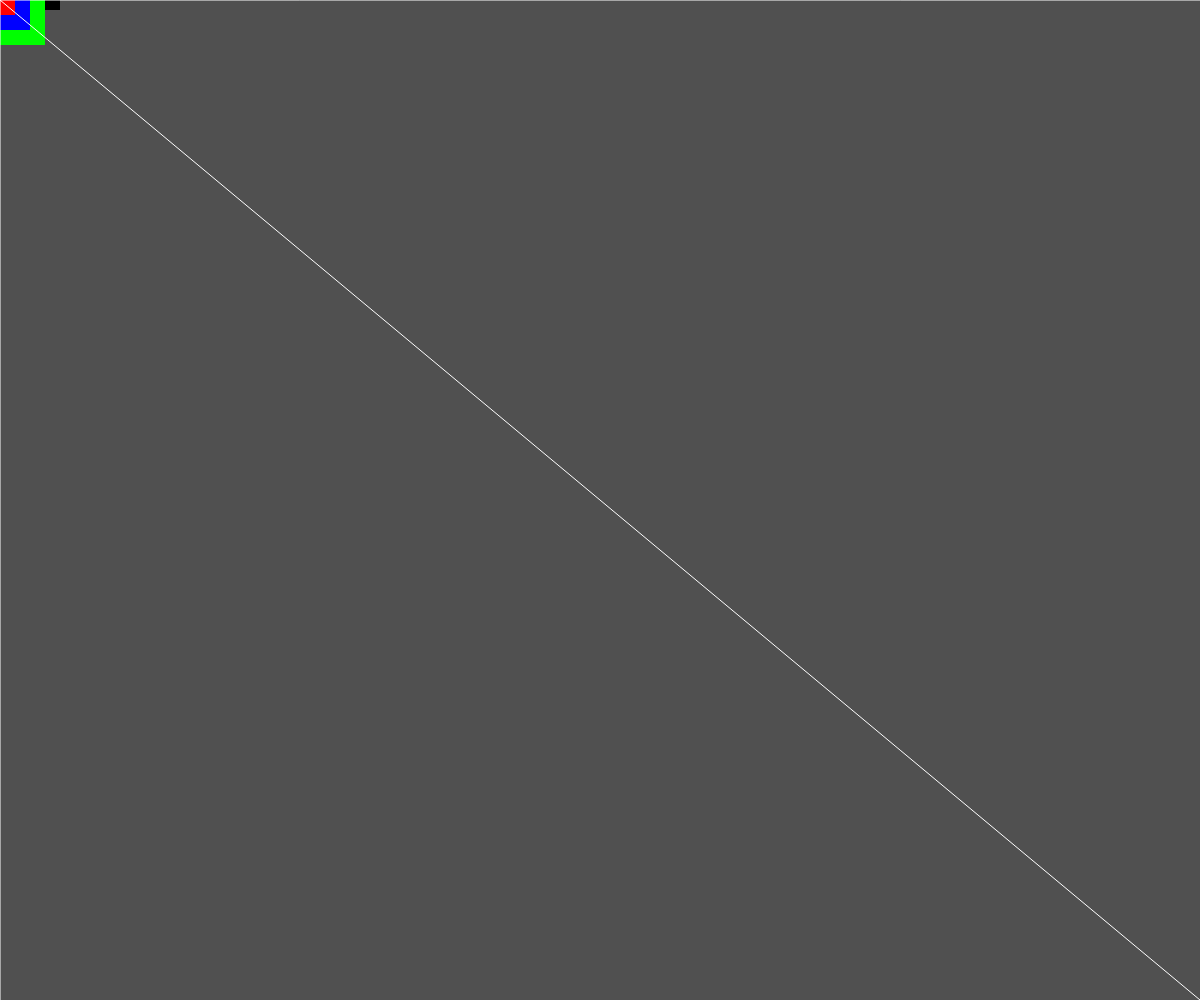
Frame 1 (no input)
Frame 60 (no input): identical to frame 1, image omitted
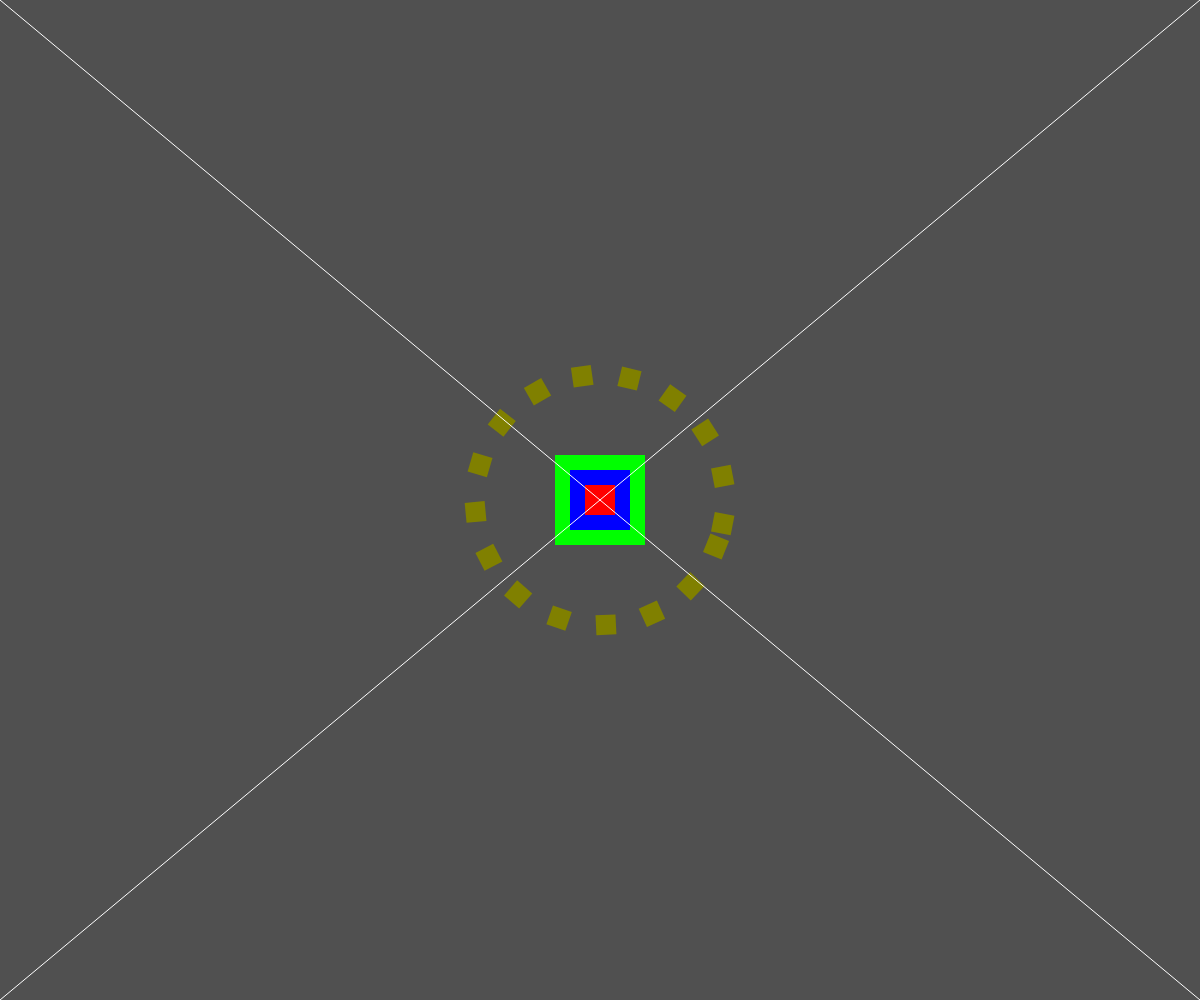
Frame 120 (the mouse pressed at the canvas centre since frame 60)

The p5.js sketch that drew these frames (run headless with seeded random() and noise() and a simulated clock; from frame 60 on, the mouse is pressed at the canvas centre):

// p5.js sketch
// ── sketch.js

function setup() {
  createCanvas(windowWidth, windowHeight);
  
}

function drawRect (rectSize) {
  rect(0, 0, rectSize, rectSize);
}

function drawCursor (num, trans) {
  
  push();
  // angleMode(DEGREES);
  for(let i = 0; i < num; i++) {
    rotate(2*PI / num);
    push();
    translate(trans, 0);
    drawRect(20);
    pop();
  }
  pop();
}

function draw() {
  background(80);
  rectMode(CENTER);
  noStroke();

  push();
  translate(mouseX, mouseY);
  
  fill(map(mouseX, 0, width, 0, 255), map(mouseY, 0, height, 0, 255), 0);
  drawCursor(map(mouseX, 0, width, 1, 32), map(mouseY, 0, height, 50, 200));
  
  fill(0, 255, 0);
  drawRect(90);
  fill(0, 0, 255);
  drawRect(60);
  fill(255, 0, 0);
  drawRect(30);
  pop();

  stroke(255);
  line(0, 0, mouseX, mouseY);
  line(0, height, mouseX, mouseY);
  line(width, 0, mouseX, mouseY);
  line(width, height, mouseX, mouseY);
}

// ── styles.css
html, body {
    padding: 0;
    margin: 0;
}
canvas {
    display: block;
}
